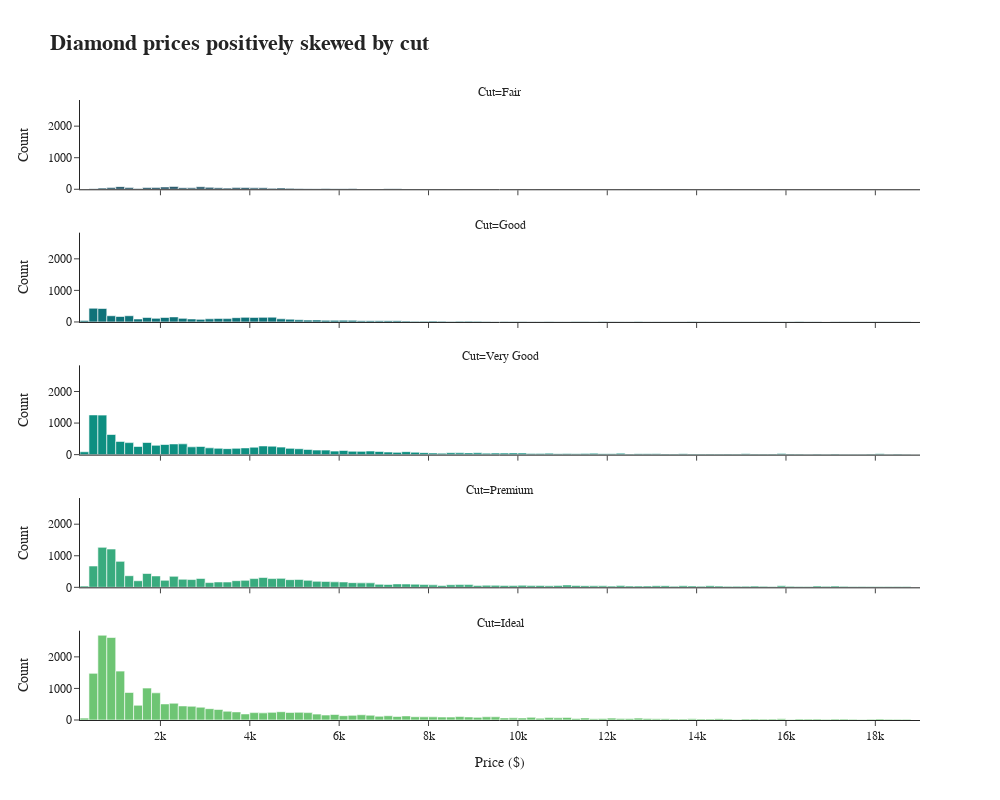

Notebook code cell kept with this figure:
### Markdown cell above
### Example 3

### Code cell
fig = px.histogram(
    df_diamonds,
    x = "price",
    facet_col="cut",
    facet_col_wrap = 1,
    width = 1000,
    height = 800,
    color = "cut",
    color_discrete_sequence = px.colors.sequential.Aggrnyl,
    labels = {
        "price": "Price ($)",
        "cut": "Cut"
    },
    # Sort the "cut" variable in order
    category_orders={
        "cut": ["Fair", "Good", "Very Good", "Premium", "Ideal"]
    },
    template="simple_white",
    title="<b>Diamond prices positively skewed by cut<b>"
)

fig.update_layout(showlegend = False)
# Font customization
fig.update_layout(
    font_family = "Helvetica",
    title_font_family = "Georgia",
    title_font_size = 22
)
fig.update_yaxes(title = "Count")
fig.show()

### Figure 1 — Plotly figure (JSON) as saved in the notebook; plotly's stock layout.template omitted (floating-point values rounded to 4 significant figures; data arrays with more than 128 entries replaced by an {"elided": "..."} marker saying what was removed)
{"data": [{"bingroup": "x", "hovertemplate": "Cut=Fair<br>Price ($)=%{x}<br>count=%{y}<extra></extra>", "legendgroup": "Fair", "marker": {"color": "rgb(36, 86, 104)", "pattern": {"shape": ""}}, "name": "Fair", "orientation": "v", "showlegend": true, "type": "histogram", "x": {"elided": "1610 int values"}, "xaxis": "x5", "yaxis": "y5"}, {"bingroup": "x", "hovertemplate": "Cut=Good<br>Price ($)=%{x}<br>count=%{y}<extra></extra>", "legendgroup": "Good", "marker": {"color": "rgb(15, 114, 121)", "pattern": {"shape": ""}}, "name": "Good", "orientation": "v", "showlegend": true, "type": "histogram", "x": {"elided": "4906 int values"}, "xaxis": "x4", "yaxis": "y4"}, {"bingroup": "x", "hovertemplate": "Cut=Very Good<br>Price ($)=%{x}<br>count=%{y}<extra></extra>", "legendgroup": "Very Good", "marker": {"color": "rgb(13, 143, 129)", "pattern": {"shape": ""}}, "name": "Very Good", "orientation": "v", "showlegend": true, "type": "histogram", "x": {"elided": "12082 int values"}, "xaxis": "x3", "yaxis": "y3"}, {"bingroup": "x", "hovertemplate": "Cut=Premium<br>Price ($)=%{x}<br>count=%{y}<extra></extra>", "legendgroup": "Premium", "marker": {"color": "rgb(57, 171, 126)", "pattern": {"shape": ""}}, "name": "Premium", "orientation": "v", "showlegend": true, "type": "histogram", "x": {"elided": "13791 int values"}, "xaxis": "x2", "yaxis": "y2"}, {"bingroup": "x", "hovertemplate": "Cut=Ideal<br>Price ($)=%{x}<br>count=%{y}<extra></extra>", "legendgroup": "Ideal", "marker": {"color": "rgb(110, 197, 116)", "pattern": {"shape": ""}}, "name": "Ideal", "orientation": "v", "showlegend": true, "type": "histogram", "x": {"elided": "21551 int values"}, "xaxis": "x", "yaxis": "y"}], "layout": {"annotations": [{"font": {}, "showarrow": false, "text": "Cut=Ideal", "x": 0.5, "xanchor": "center", "xref": "paper", "y": 0.144, "yanchor": "bottom", "yref": "paper"}, {"font": {}, "showarrow": false, "text": "Cut=Premium", "x": 0.5, "xanchor": "center", "xref": "paper", "y": 0.358, "yanchor": "bottom", "yref": "paper"}, {"font": {}, "showarrow": false, "text": "Cut=Very Good", "x": 0.5, "xanchor": "center", "xref": "paper", "y": 0.572, "yanchor": "bottom", "yref": "paper"}, {"font": {}, "showarrow": false, "text": "Cut=Good", "x": 0.5, "xanchor": "center", "xref": "paper", "y": 0.786, "yanchor": "bottom", "yref": "paper"}, {"font": {}, "showarrow": false, "text": "Cut=Fair", "x": 0.5, "xanchor": "center", "xref": "paper", "y": 1, "yanchor": "bottom", "yref": "paper"}], "barmode": "relative", "font": {"family": "Helvetica"}, "height": 800, "legend": {"title": {"text": "Cut"}, "tracegroupgap": 0}, "showlegend": false, "title": {"font": {"family": "Georgia", "size": 22}, "text": "<b>Diamond prices positively skewed by cut<b>"}, "width": 1000, "xaxis": {"anchor": "y", "domain": [0, 1], "title": {"text": "Price ($)"}}, "xaxis2": {"anchor": "y2", "domain": [0, 1], "matches": "x", "showticklabels": false}, "xaxis3": {"anchor": "y3", "domain": [0, 1], "matches": "x", "showticklabels": false}, "xaxis4": {"anchor": "y4", "domain": [0, 1], "matches": "x", "showticklabels": false}, "xaxis5": {"anchor": "y5", "domain": [0, 1], "matches": "x", "showticklabels": false}, "yaxis": {"anchor": "x", "domain": [0, 0.144], "title": {"text": "Count"}}, "yaxis2": {"anchor": "x2", "domain": [0.214, 0.358], "matches": "y", "title": {"text": "Count"}}, "yaxis3": {"anchor": "x3", "domain": [0.428, 0.572], "matches": "y", "title": {"text": "Count"}}, "yaxis4": {"anchor": "x4", "domain": [0.642, 0.786], "matches": "y", "title": {"text": "Count"}}, "yaxis5": {"anchor": "x5", "domain": [0.856, 1], "matches": "y", "title": {"text": "Count"}}}}
